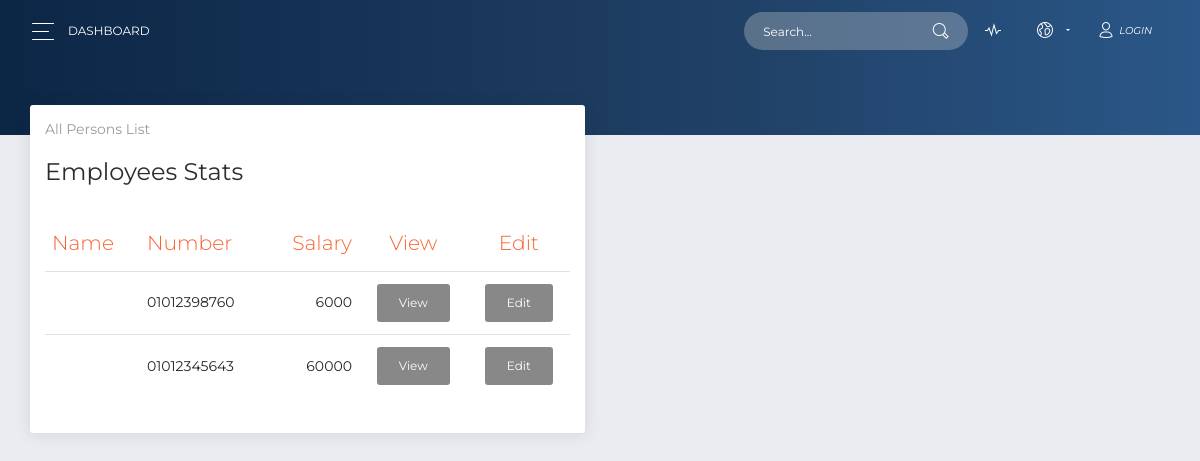
/Frontend/tasks/employees.php, run on an earlier commit of the app's database.
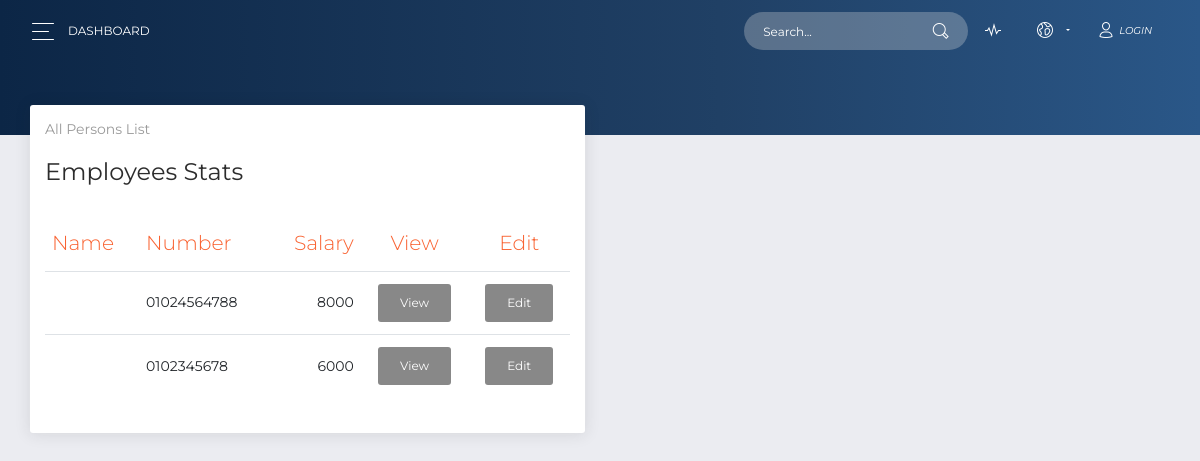
And on a later commit of the database.
### tables this page shows
CREATE TABLE `user` (
  `ID` int(11) NOT NULL,
  `username` varchar(32) NOT NULL,
  `password` varchar(60) NOT NULL,
  `type` int(11) NOT NULL,
  `emp_ID` int(11) NOT NULL
);

CREATE TABLE `employee` (
  `ID` int(11) NOT NULL,
  `First_Name` varchar(24) NOT NULL,
  `Last_Name` varchar(24) NOT NULL,
  `email` varchar(32) NOT NULL,
  `address` varchar(24) NOT NULL,
  `Dep` varchar(30) NOT NULL,
  `mobile` varchar(24) NOT NULL,
  `DOB` date NOT NULL,
  `degree` varchar(24) NOT NULL,
  `emp_date` date NOT NULL,
  `salary` int(11) NOT NULL,
  `comp_id` int(11) NOT NULL
);

### Frontend/tasks/employees.php (the view, shortened to what the changed rows need)
<?php
$conn= mysqli_connect("localhost","root","","se");
?>
<!DOCTYPE html>
<html lang="en">
<head>
    <link rel="stylesheet" href="https://use.fontawesome.com/releases/v5.7.1/css/all.css"
>
    <link href="../assets/css/bootstrap.min.css" rel="stylesheet" />
    <link href="../assets/css/now-ui-dashboard.css?v=1.5.0" rel="stylesheet" />
    <link href="../assets/demo/demo.css" rel="stylesheet" />
</head>
<body class="">
    <div class="wrapper ">
        <div class="main-panel" id="main-panel">
            <div class="content">
                <div class="row">
                    <div class=" col-md-6">
                        <div class="card">
                            <div class="card-body">
                                <div class="table-responsive">
                                    <table class="table">
                                        <thead class=" text-primary">
                                            <th>
                                                Name
                                            </th>
                                            <th>
                                                Number
                                            </th>
                                            <th class="text-right">
                                                Salary
                                            </th>
                                            <th class="text-center">
                                                View
                                            </th>
                                            <th class="text-center">
                                                Edit
                                            </th>
                                        </thead>
                                        <tbody>
                                        <?php
                                            $q = "SELECT * FROM user  JOIN  employee ON user.emp_ID = employee.ID";
                                            $result = mysqli_query($conn, $q);
                                            if(mysqli_num_rows($result) > 0)
                                            {
                                                while($row = mysqli_fetch_array($result))
                                                {
                                                        $mobile = $row['mobile'];
                                                        $salary = $row['salary'];
                                            ?>
                                            <tr>
                                                <td>
                                                </td>
                                                <td>
                                                    <?php echo $mobile; ?>
                                                </td>
                                                <td class="text-right">
                                                <?php echo $salary; ?>
                                                </td>
                                                <td class="text-center">
                                                    <a class="btn" href="empView.php">View</a>
                                                </td>
                                                <td class="text-center">
                                                    <a class="btn" href="editEmployee.html">Edit</a>
                                                </td>
                                            </tr>
                                        <?php }
                                            }
                                        ?>
                                        </tbody>
                                    </table>
                                </div>
                            </div>
                        </div>
                    </div>
                </div>
            </div>
        </div>
</body>
</html>

What changed in the data, as far as the page shows it:
removed user: emp_ID.mobile "01012398760", emp_ID.salary "6000"
changed user (number 1 of 2 on the later page): emp_ID.mobile "01012345643" → "01024564788"; emp_ID.salary "60000" → "8000"
added user: emp_ID.mobile "0102345678", emp_ID.salary "6000"
